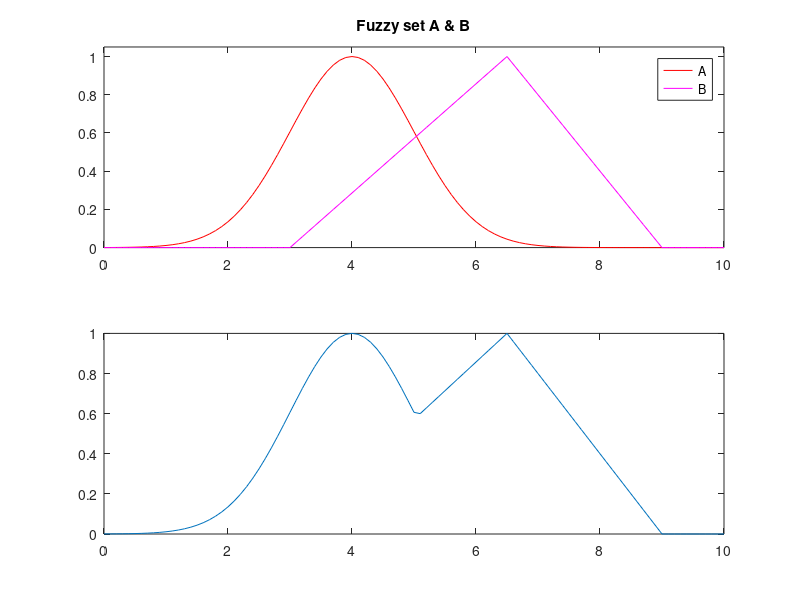

This figure's MATLAB source:
close all;
x=(0:0.1:10);
m1=gaussmf(x,[1 4]);
m2=trimf(x,[3 6.5 9]);
m_union=max(m1,m2);
hold on
subplot(2,1,1)
plot(x,m1,'r')
hold on
plot(x,m2,'m')
hold off
axis([0 10 0 1.05]);
legend('A','B');
title('Fuzzy set A & B')
subplot(2,1,2);
plot(x, m_union)
